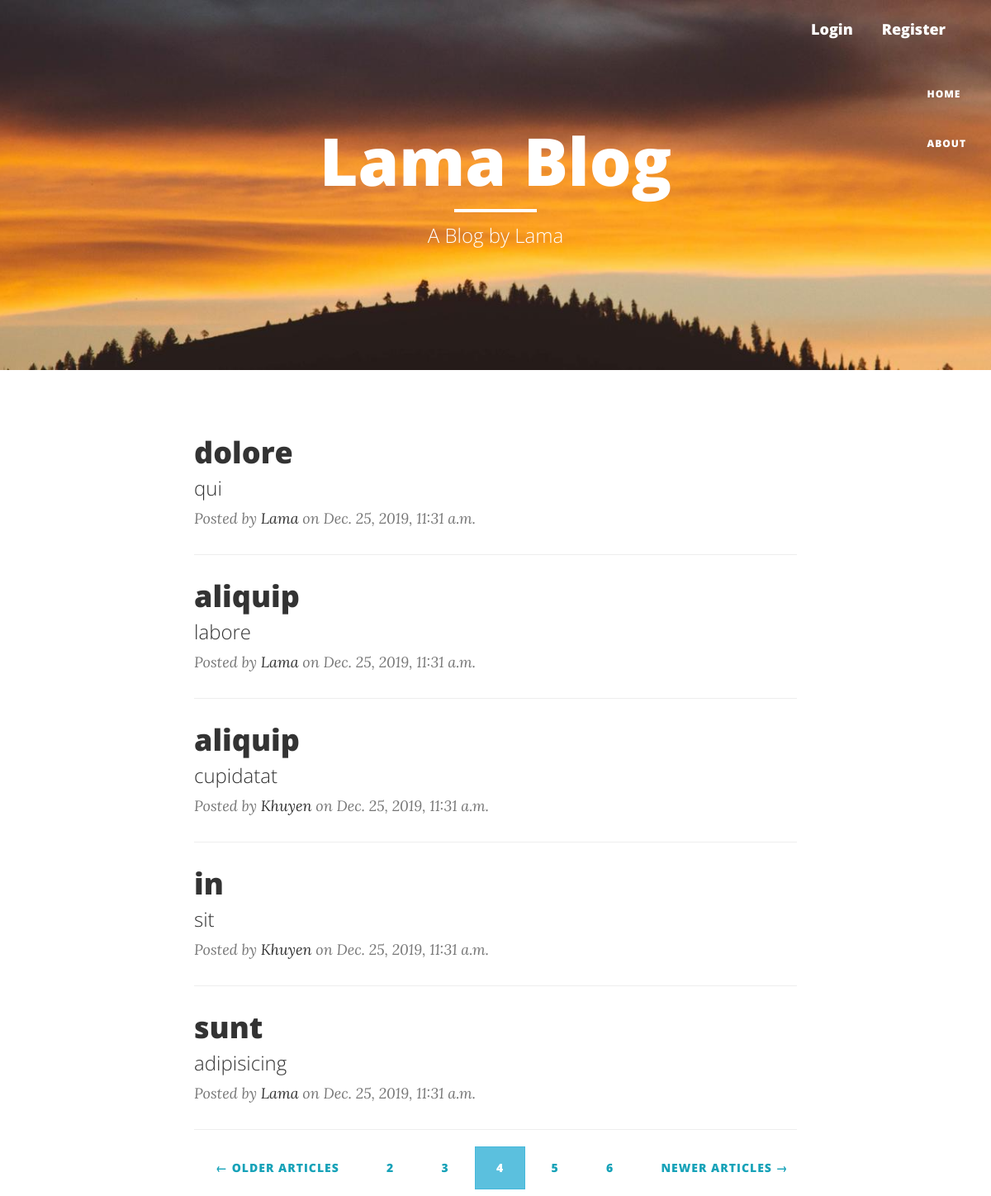
/?page=4, run on the app's committed database.
### blog/models.py (models this page shows, shortened)
class Article(models.Model):
    title = models.CharField(max_length=100)
    intro = models.CharField(max_length=500, null=True)
    content = models.TextField()
    date_posted = models.DateTimeField(default=timezone.now)
    author = models.ForeignKey(User, on_delete=models.CASCADE, related_name='articles')

### blog/views.py (the view)
# urls.py: path('', ArticleListView.as_view(), name='blog-home'),
class ArticleListView(ListView):
    model = Article
    ordering = ['-date_posted']
    paginate_by = 5

### blog/templates/blog/article_list.html
{% extends 'blog/basic.html' %}
{% block header %}
<h1>Lama Blog</h1>
<hr class="small">
<span class="subheading">A Blog by Lama</span>
{% endblock header %}
{% block content %}
<div class="row">
    <div class="col-lg-8 col-lg-offset-2 col-md-10 col-md-offset-1">
        {% for article in object_list %}
            <div class="post-preview">
                <a href="{% url 'article-detail' article.id %}">
                    <h2 class="post-title">
                       {{ article.title }}
                    </h2>
                    <h3 class="post-subtitle">
                        {{ article.intro }}
                    </h3>
                </a>
                <p class="post-meta">Posted by <a href="#">{{ article.author }}</a> on {{ article.date_posted }}</p>
            </div>
        <hr>
        {% endfor %}
        {% if is_paginated %}
            <div style="position: absolute; width: 100%">
                {%  if page_obj.has_previous %}
                    <a class="btn btn-outline-info" href="?page={{ page_obj.previous_page_number }}">&#8592; Older Articles</a>
                {% endif %}
                {% for num in page_obj.paginator.page_range %}
                    {% if page_obj.number == num %}
                        <a class="btn btn-info" href="?page={{ num }}">{{ num }}</a>
                    {%  elif num > page_obj.number|add:'-3' and num < page_obj.number|add:'+3' %}
                        <a class="btn btn-outline-info" href="?page={{ num }}">{{ num }}</a>
                    {% endif %}
                {% endfor %}
                {%  if page_obj.has_next %}
                    <a class="btn btn-outline-info" href="?page={{ page_obj.next_page_number }}">Newer Articles &#8594;</a>
                {% endif %}
            </div>
        {% endif %}
    </div>
</div>
{% endblock content %}

### data on the page
Article: title "dolore", intro "qui", author "Lama", date_posted "Dec. 25, 2019, 11:31 a.m."
Article: title "aliquip", intro "labore", author "Lama", date_posted "Dec. 25, 2019, 11:31 a.m."
Article: title "aliquip", intro "cupidatat", author "Khuyen", date_posted "Dec. 25, 2019, 11:31 a.m."
Article: title "in", intro "sit", author "Khuyen", date_posted "Dec. 25, 2019, 11:31 a.m."
Article: title "sunt", intro "adipisicing", author "Lama", date_posted "Dec. 25, 2019, 11:31 a.m."

### other printed values
{{ num }} "2" "3" "5" "6"
{{ num }} "4"
